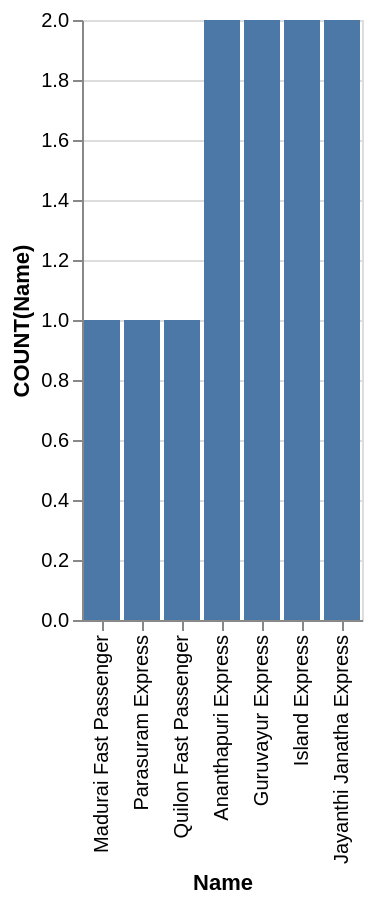

Write the Vega-Lite specification saved for this chart.
### Vega-Lite specification from a JSON file in a GitHub repository (floating-point values rounded to 4 significant figures)
{"data": {"values": [{"x_data": "Madurai Fast Passenger", "y_data": 1}, {"x_data": "Parasuram Express", "y_data": 1}, {"x_data": "Quilon Fast Passenger", "y_data": 1}, {"x_data": "Ananthapuri Express", "y_data": 2}, {"x_data": "Guruvayur Express", "y_data": 2}, {"x_data": "Island Express", "y_data": 2}, {"x_data": "Jayanthi Janatha Express", "y_data": 2}]}, "mark": "bar", "encoding": {"x": {"field": "x_data", "type": "nominal", "title": "Name", "sort": {"op": "sum", "field": "y_data", "order": "ascending"}}, "y": {"field": "y_data", "type": "quantitative", "title": "COUNT(Name)"}}}
